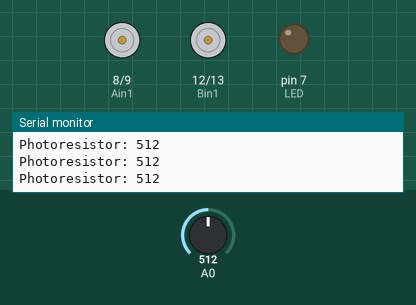
This sketch was run on a simulated Arduino Uno, built with avr-gcc and run on an emulated ATmega328P. Shown: motor-driver pin pairs drawn as motors (green arrow = first pin HIGH = forward, orange = second pin HIGH = backward, longer = more drive, scaled by the enable pin), output pins drawn as LEDs (lit = HIGH), the last lines printed to the serial monitor. Inputs (shaded band) come from the test bench; at power-on: A0 = 512.

Above: at 1.2 s.
1.3 s: A0 set to 595
2.8 s: A0 set to 627
At 3.04 s:
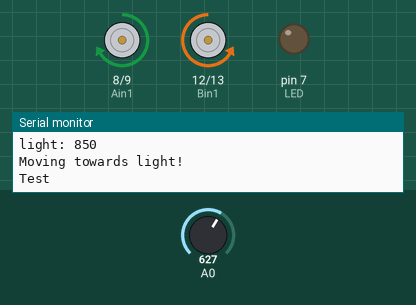
5.8 s: A0 set to 841
8.8 s: A0 set to 862
At 9.04 s:
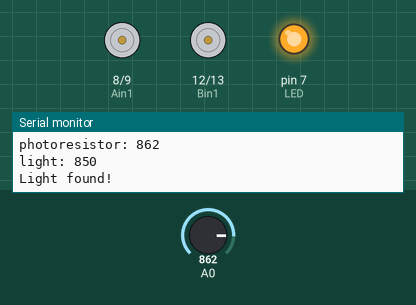
Timing chart, 0 to 12.8 s (numbered marks = the images above; inputs shaded):
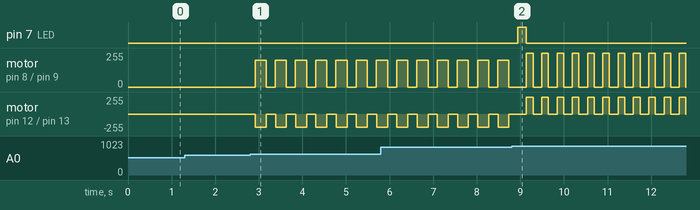

The sketch:

Chase_the_light.ino
```cpp
// THIS WORKS!

int photoresistor = 0;
const int light = 850;
int normal = -1;
int last = 0;
int trig = 0;
long startTime = 0; // timer variable for time limit on button press
long limit = 500;  // time limit to hit a button

const int PWMB = 10;
const int Bin2 = 13;
const int Bin1 = 12;

const int Ain1 = 8;
const int Ain2 = 9;
const int PWMA = 11;

const int LED = 7;

void setup() {
  pinMode (Ain1, OUTPUT);
  pinMode (Ain2, OUTPUT);
  pinMode (PWMA, OUTPUT);

  pinMode (Bin1, OUTPUT);
  pinMode (Bin2, OUTPUT);
  pinMode (PWMA, OUTPUT);

  pinMode (LED, OUTPUT);
  digitalWrite (LED, LOW);

  Serial.begin (9600);
  Serial.println ("Let begin the testing.");
}

void loop() {
    /*forward (255, 300);
    delay (1000); */
    startTime = millis ();   // records the start time
    photoresistor = analogRead (A0);
    Serial.print ("Photoresistor: ");
    Serial.println (photoresistor);
    delay (100);

    if (normal == -1) {
      normal = photoresistor;
    }

    // Spin around
    findSource ();
    // Move towards the center
    zeroIn ();

    if (trig == 1) {
      digitalWrite (LED, HIGH);
      delay (400);
    }
    else if (millis () - startTime > limit) { // if the time limit is up
      normal = -1;
      last = 0;
    }
    digitalWrite (LED, LOW);
    delay (100);
}

void forward (int motorSpeed, int distance) {
  rightMotor (motorSpeed);
  leftMotor (motorSpeed);
  delay (distance);
  rightMotor (0);
  leftMotor (0);
}

void backward (int motorSpeed, int distance) {
  rightMotor (-motorSpeed);
  leftMotor (-motorSpeed);
  delay (distance);
  rightMotor (0);
  leftMotor (0);
}

void right (int motorSpeed, int distance) {
  rightMotor (motorSpeed);
  leftMotor (-motorSpeed);
  delay (distance);
  rightMotor (0);
  leftMotor (0);
}

void left (int motorSpeed, int distance) {
  rightMotor (-motorSpeed);
  leftMotor (motorSpeed);
  delay (distance);
  rightMotor (0);
  leftMotor (0);
}

void findSource () {
  if (((normal + 100) < photoresistor) && last == 0)
    {
      Serial.println ("Light detected!");
      Serial.print ("photoresistor: ");
      Serial.println (photoresistor);

      Serial.print ("light: ");
      Serial.println (light);
      if (photoresistor < light) {
        Serial.println ("Moving towards light!");
        rightMotor (200);
        leftMotor (-200);
        delay (250);
        rightMotor (0);
        leftMotor (0);
      }
      else {
        Serial.println ("Light found!");
        digitalWrite (LED, HIGH);
        delay (200);
        Serial.println ("findSource(): recording last");
        last = photoresistor;
        Serial.print ("Last: ");
        Serial.println (last);
      }
    }
    digitalWrite (LED, LOW);
}

void adjust () {
  if ((last > 0) && (trig == 0)) {
    right (150, 150);
    photoresistor = analogRead (A0);

    if ((last) > (photoresistor)) {
      trig = 1;
      left (150, 150);
    }
    else
    {
      Serial.println ("Adjust(): recording last.");
      last = photoresistor;
      Serial.print ("Last: ");
      Serial.println (last);
    }
  }
}

void zeroIn () {
  if ((last > 0) && (trig == 0)) {
    Serial.println ("Moving forward");

    if (photoresistor < 950) {
      forward (255, 150);
    }
    else if (photoresistor >= 950) {
      trig = 1;
    }
  }
}

void rightMotor (int motorSpeed) {
  if (motorSpeed > 0) {
    digitalWrite (Ain1, HIGH);
    digitalWrite (Ain2, LOW);
  }
  else if (motorSpeed < 0) {
    digitalWrite (Ain1, LOW);
    digitalWrite (Ain2, HIGH);
  }
  else {
    digitalWrite (Ain1, LOW);
    digitalWrite (Ain2, LOW);
  }
  analogWrite (PWMA, abs(motorSpeed));
}

void leftMotor (int motorSpeed) {
  if (motorSpeed > 0) {
    digitalWrite (Bin1, HIGH);
    digitalWrite (Bin2, LOW);
  }
  else if (motorSpeed < 0) {
    Serial.println ("Test");
  digitalWrite (Bin1, LOW);
  digitalWrite (Bin2, HIGH);
  }
  else {
    digitalWrite (Bin1, LOW);
    digitalWrite (Bin2, LOW);
  }

  analogWrite (PWMB, abs (motorSpeed));
}
```

Measured:
- the behaviour switches between 612 and 613 on A0 (found by bisection; images 0 and 1)
- the behaviour switches between 849 and 850 on A0 (found by bisection; images 1 and 2)
- after the input at 2.8 s, motor on pin 8 (Ain1) / pin 9 (Ain2): alternates forward 200/255 for 0.26 s and stopped for 0.21 s, starting after 0.11 s; motor on pin 12 (Bin1) / pin 13 (Bin2): alternates backward 200/255 for 0.25 s and stopped for 0.21 s, starting after 0.12 s
- after the input at 8.8 s, pin 7 (LED): LOW → HIGH after 0.14 s, → LOW 0.20 s later
